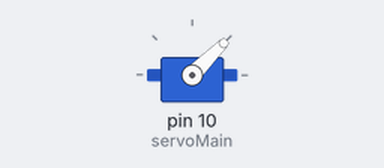
Simulated run of this sketch. Board: Arduino Uno, built with avr-gcc and run on an emulated ATmega328P. On the bench: servo.

Above: at 0.05 s.
At 2.9 s:
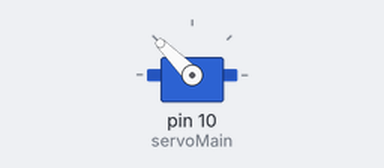
At 5.8 s:
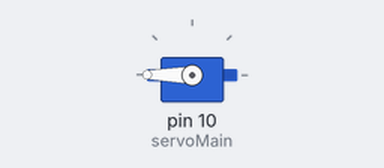
At 11.6 s:
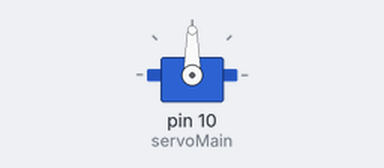
Timing chart, 0 to 15.1 s (numbered marks = the images above):
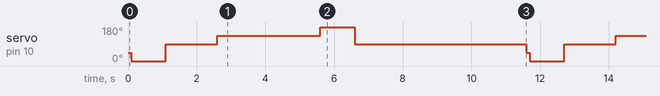

Measured:
- by itself, servo on pin 10 (servoMain): repeats every 11.6 s: 90° 1.5 s, 135° 3.0 s, 180° 1.0 s, 90° 5.0 s, 45° 0.10 s, 0° 1.0 s

The sketch:

servo.ino
```cpp
#include "Servo.h"
Servo servoMain; // Обьект Servo

void setup()
{
   servoMain.attach(10); // Servo присоединен к 10 выводу
}

void loop()
{
   servoMain.write(45);  // Повернуть серво влево на 45 градусов
   delay(100);          // Пауза 2 сек.
   servoMain.write(0);   // Повернуть серво влево на 0 градусов
   delay(1000);          // Пауза 1 сек.
   servoMain.write(90);  // Повернуть серво на 90 градусов. Центральная позиция
   delay(1500);          // Пауза 1.5 сек.
   servoMain.write(135); // Повернуть серво вправо на 135 градусов
   delay(3000);          // Пауза 3 сек.
   servoMain.write(180); // Повернуть серво вправо на 180 градусов
   delay(1000);          // Пауза 1 сек.
   servoMain.write(90);  // Повернуть серво на 90 градусов. Центральная позиция
   delay(5000);          // Пауза 5 сек.
}
```
